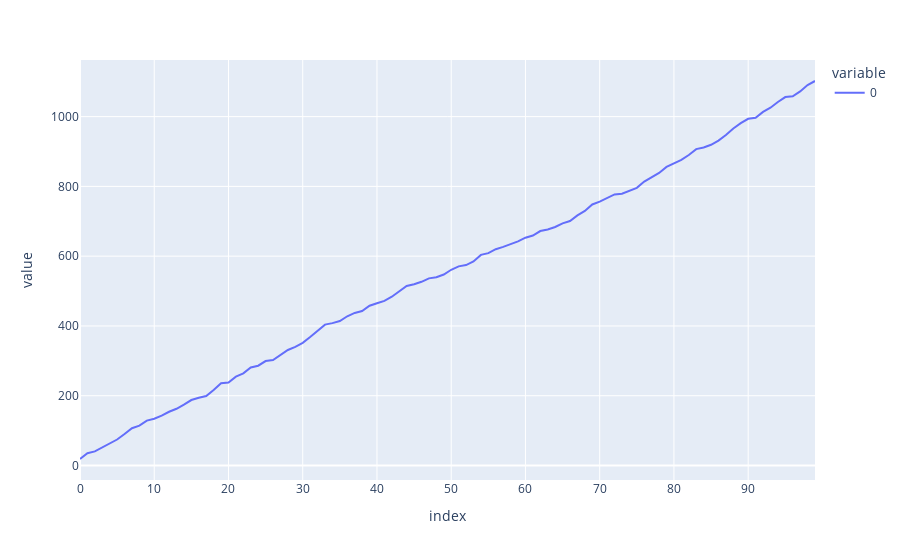

Write notebook code for a chart like this one.
### Code cell
import plotly.express as px
px.line(torch.cumsum(torch.rand(100) * 17 + 2, dim=0))

### Figure 1 — Plotly figure (JSON) as saved in the notebook; plotly's stock layout.template omitted (floating-point values rounded to 4 significant figures)
{"data": [{"hovertemplate": "variable=0<br>index=%{x}<br>value=%{y}<extra></extra>", "legendgroup": "0", "line": {"color": "#636efa", "dash": "solid"}, "marker": {"symbol": "circle"}, "mode": "lines", "name": "0", "orientation": "v", "showlegend": true, "type": "scatter", "x": [0, 1, 2, 3, 4, 5, 6, 7, 8, 9, 10, 11, 12, 13, 14, 15, 16, 17, 18, 19, 20, 21, 22, 23, 24, 25, 26, 27, 28, 29, 30, 31, 32, 33, 34, 35, 36, 37, 38, 39, 40, 41, 42, 43, 44, 45, 46, 47, 48, 49, 50, 51, 52, 53, 54, 55, 56, 57, 58, 59, 60, 61, 62, 63, 64, 65, 66, 67, 68, 69, 70, 71, 72, 73, 74, 75, 76, 77, 78, 79, 80, 81, 82, 83, 84, 85, 86, 87, 88, 89, 90, 91, 92, 93, 94, 95, 96, 97, 98, 99], "xaxis": "x", "y": [18.66, 35.27, 40.41, 51.58, 64.41, 74.5, 90.17, 106.9, 114.2, 128.7, 134.1, 142.8, 154.1, 162.7, 174.5, 187.7, 194.0, 199.0, 216.6, 235.5, 238.0, 254.8, 264.1, 281.0, 286.1, 299.4, 302.4, 316.2, 331.1, 340.2, 351.5, 368.1, 385.5, 403.8, 408.0, 413.9, 427.7, 437.2, 442.8, 457.9, 465.0, 471.9, 483.8, 499.0, 514.4, 519.7, 526.5, 536.3, 539.5, 547.4, 561.0, 570.8, 574.4, 584.7, 603.7, 608.6, 619.8, 626.6, 633.4, 642.5, 652.8, 659.2, 671.9, 676.6, 683.7, 694.0, 700.9, 716.7, 729.7, 748.1, 756.2, 766.9, 776.9, 779.2, 787.8, 795.9, 813.7, 826.5, 838.4, 855.9, 865.3, 876.1, 889.9, 906.7, 911.7, 919.2, 931.4, 947.1, 965.9, 981.3, 993.7, 996.6, 1014.0, 1025.0, 1042.0, 1056.0, 1058.0, 1072.0, 1090.0, 1102.0], "yaxis": "y"}], "layout": {"legend": {"title": {"text": "variable"}, "tracegroupgap": 0}, "margin": {"t": 60}, "xaxis": {"anchor": "y", "domain": [0, 1], "title": {"text": "index"}}, "yaxis": {"anchor": "x", "domain": [0, 1], "title": {"text": "value"}}}}
